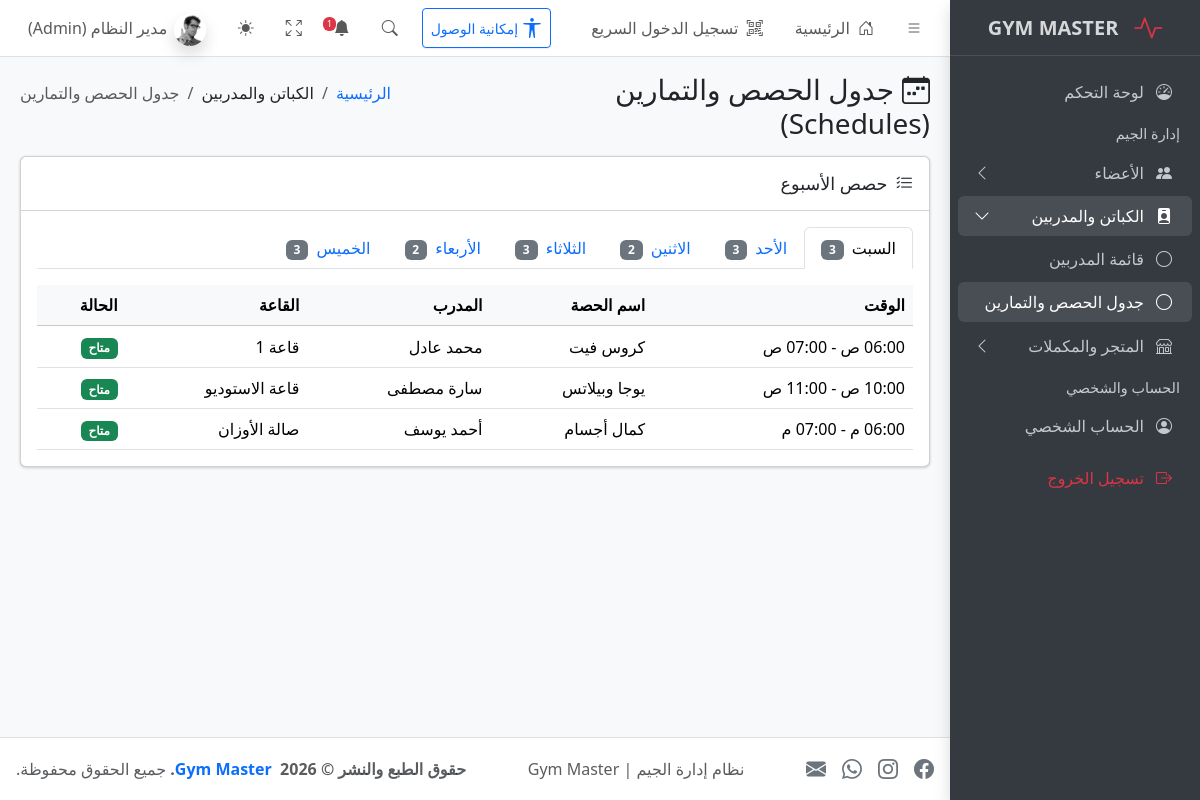
Page /schedules.php on the committed database.
### tables this page shows
CREATE TABLE `schedule_sessions` (
  `id` int(11) NOT NULL,
  `trainer_id` int(11) NOT NULL,
  `day_name` varchar(20) NOT NULL,
  `time_range` varchar(50) NOT NULL,
  `session_name` varchar(150) NOT NULL,
  `room` varchar(100) NOT NULL,
  `status` enum('متاح','مكتمل') NOT NULL DEFAULT 'متاح',
  `sort_order` tinyint(3) UNSIGNED NOT NULL DEFAULT 0
);

CREATE TABLE `trainers` (
  `id` int(11) NOT NULL,
  `name` varchar(100) NOT NULL,
  `specialty` varchar(150) NOT NULL,
  `phone` varchar(20) NOT NULL,
  `experience_years` int(10) UNSIGNED NOT NULL DEFAULT 0,
  `photo` longtext DEFAULT NULL,
  `status` enum('نشط','إجازة') NOT NULL DEFAULT 'نشط',
  `created_at` timestamp NOT NULL DEFAULT current_timestamp()
);

### schedules.php (the view, shortened to what this page needs)
<?php
require_once 'includes/header.php';
require_once 'includes/sidebar.php';
require_once 'config/db.php';
$isStaffOrAdmin = isset($_SESSION['user_id']) && in_array($_SESSION['role'] ?? '', ['admin', 'staff'], true);
$dayNames = ['السبت', 'الأحد', 'الاثنين', 'الثلاثاء', 'الأربعاء', 'الخميس'];
$sql = "SELECT s.*, t.name AS trainer_name
        FROM schedule_sessions s
        JOIN trainers t ON s.trainer_id = t.id
        ORDER BY FIELD(s.day_name, 'السبت','الأحد','الاثنين','الثلاثاء','الأربعاء','الخميس'), s.sort_order";
$stmt = $pdo->query($sql);
$rows = $stmt->fetchAll();
$schedule = array_fill_keys($dayNames, []);
foreach ($rows as $row) {
    if (isset($schedule[$row['day_name']])) {
        $schedule[$row['day_name']][] = $row;
    }
}
?>
<main class="app-main">
  <div class="app-content-header">
    <div class="container-fluid">
      <div class="row">
        <div class="col-sm-6">
          <h3 class="mb-0"><i class="bi bi-calendar-week me-2"></i>جدول الحصص والتمارين (Schedules)</h3>
        </div>
        <div class="col-sm-6">
          <ol class="breadcrumb float-sm-end">
            <li class="breadcrumb-item"><a href="./index.php">الرئيسية</a></li>
            <li class="breadcrumb-item">الكباتن والمدربين</li>
            <li class="breadcrumb-item active" aria-current="page">جدول الحصص والتمارين</li>
          </ol>
        </div>
      </div>
    </div>
  </div>
  <div class="app-content">
    <div class="container-fluid">
      <div class="card">
        <div class="card-header">
          <h3 class="card-title"><i class="bi bi-list-check me-2"></i>حصص الأسبوع</h3>
        </div>
        <div class="card-body">
          <ul class="nav nav-tabs" role="tablist">
            <?php foreach ($dayNames as $index => $day): ?>
              <li class="nav-item" role="presentation">
                <button
                  class="nav-link <?php echo $index === 0 ? 'active' : ''; ?>"
                  id="tab-<?php echo $index; ?>"
                  data-bs-toggle="tab"
                  data-bs-target="#day-<?php echo $index; ?>"
                  type="button"
                  role="tab"
                >
                  <?php echo htmlspecialchars($day); ?>
                  <span class="badge text-bg-secondary ms-1"><?php echo count($schedule[$day]); ?></span>
                </button>
              </li>
            <?php endforeach; ?>
          </ul>
          <div class="tab-content pt-3">
            <?php foreach ($dayNames as $index => $day): ?>
              <div
                class="tab-pane fade <?php echo $index === 0 ? 'show active' : ''; ?>"
                id="day-<?php echo $index; ?>"
                role="tabpanel"
              >
                <div class="table-responsive">
                  <table class="table table-hover align-middle mb-0">
                    <thead class="table-light">
                      <tr>
                        <th>الوقت</th>
                        <th>اسم الحصة</th>
                        <th>المدرب</th>
                        <th>القاعة</th>
                        <th>الحالة</th>
                      </tr>
                    </thead>
                    <tbody>
                      <?php if (empty($schedule[$day])): ?>
                        <tr>
                          <td colspan="<?php echo $isStaffOrAdmin ? '6' : '5'; ?>" class="text-center text-secondary py-4">
                            لا توجد حصص مجدولة في هذا اليوم
                          </td>
                        </tr>
                      <?php else: ?>
                        <?php foreach ($schedule[$day] as $session): ?>
                          <tr>
                            <td><?php echo htmlspecialchars($session['time_range']); ?></td>
                            <td><?php echo htmlspecialchars($session['session_name']); ?></td>
                            <td><?php echo htmlspecialchars($session['trainer_name']); ?></td>
                            <td><?php echo htmlspecialchars($session['room']); ?></td>
                            <td>
                              <?php if ($session['status'] === 'متاح'): ?>
                                <span class="badge text-bg-success">متاح</span>
                              <?php else: ?>
                                <span class="badge text-bg-danger">مكتمل</span>
                              <?php endif; ?>
                            </td>
                          </tr>
                        <?php endforeach; ?>
                      <?php endif; ?>
                    </tbody>
                  </table>
                </div>
              </div>
            <?php endforeach; ?>
          </div>
        </div>
      </div>
    </div>
  </div>
</main>
<?php require_once 'includes/footer.php'; ?>

### rows in the picture
schedule_sessions: time_range "06:00 ص - 07:00 ص", session_name "كروس فيت", trainer.name "محمد عادل", room "قاعة 1", status "متاح"
schedule_sessions: time_range "10:00 ص - 11:00 ص", session_name "يوجا وبيلاتس", trainer.name "سارة مصطفى", room "قاعة الاستوديو", status "متاح"
schedule_sessions: time_range "06:00 م - 07:00 م", session_name "كمال أجسام", trainer.name "أحمد يوسف", room "صالة الأوزان", status "متاح"

### other values in the picture
$totalNotifications "1"
$displayName "مدير النظام"
$displayRole "Admin"
$day "السبت"
count($schedule[$day]) "3"
$day "الأحد"
$day "الاثنين"
count($schedule[$day]) "2"
$day "الثلاثاء"
$day "الأربعاء"
$day "الخميس"
